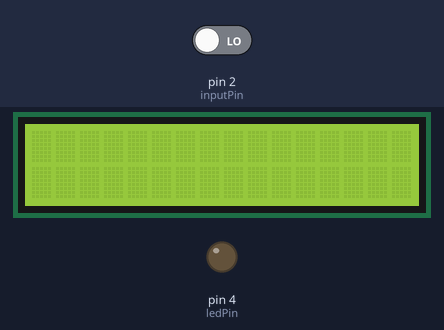
This sketch was run on a simulated Arduino Uno, built with avr-gcc and run on an emulated ATmega328P. On the bench: 16×2 character LCD, output pins drawn as LEDs (lit = HIGH). The test bench sets the inputs (shaded band); at power-on: pin 2 (inputPin) LOW. What the sketch prints to the serial monitor is not drawn.

Above: at 1.2 s.
1.3 s: pin 2 (inputPin) driven HIGH
At 2.5 s:
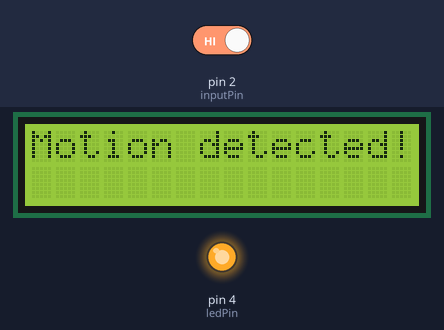
2.8 s: pin 2 (inputPin) driven LOW
At 3.9 s:
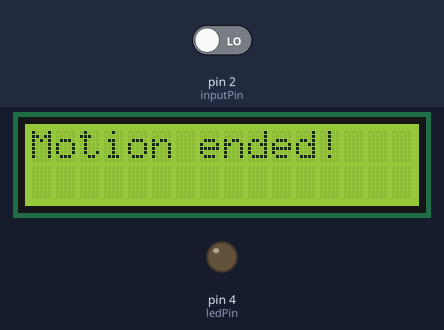
Timing chart, 0 to 5.8 s (numbered marks = the images above; inputs shaded):
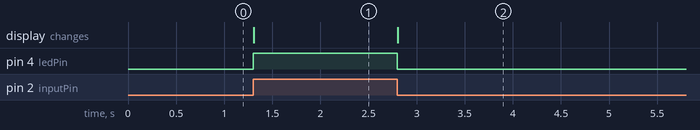

Measured:
- after the input at 1.3 s, pin 4 (ledPin): LOW → HIGH at once; the display: changes at once (image 1)
- after the input at 2.8 s, pin 4 (ledPin): HIGH → LOW at once; the display: changes at once (image 2)

The sketch:

PIR_LCD.ino
```cpp
/*
 * PIR sensor tester
 */
#include <LiquidCrystal.h>
LiquidCrystal lcd(7, 6, 8, 9, 10, 11);
int ledPin = 4;
int lcdPin = 5 ;// choose the pin for the LED
int inputPin = 2;               // choose the input pin (for PIR sensor)
int pirState = LOW;             // we start, assuming no motion detected
int val = 0;                    // variable for reading the pin status

void setup() {
  lcd.begin(16, 2);
  pinMode(ledPin, OUTPUT);      // declare LED as output
  pinMode(inputPin, INPUT);     // declare sensor as input

  Serial.begin(9600);
}

void loop(){
  val = digitalRead(inputPin);  // read input value
  if (val == HIGH) {            // check if the input is HIGH
    digitalWrite(ledPin, HIGH);  // turn LED ON
    digitalWrite(lcdPin, HIGH);
    if (pirState == LOW) {
      lcd.clear() ;
      lcd.print("Motion detected!");
      // we have just turned on
      Serial.println("Motion detected!");
      // We only want to print on the output change, not state
      pirState = HIGH;
    }
  } else {
    digitalWrite(ledPin, LOW); // turn LED OFF
    digitalWrite(lcdPin, HIGH);
    if (pirState == HIGH){
      lcd.clear() ;
      lcd.print("Motion ended!");
      // we have just turned of
      Serial.println("Motion ended!");
      // We only want to print on the output change, not state
      pirState = LOW;
    }
  }
}
```
